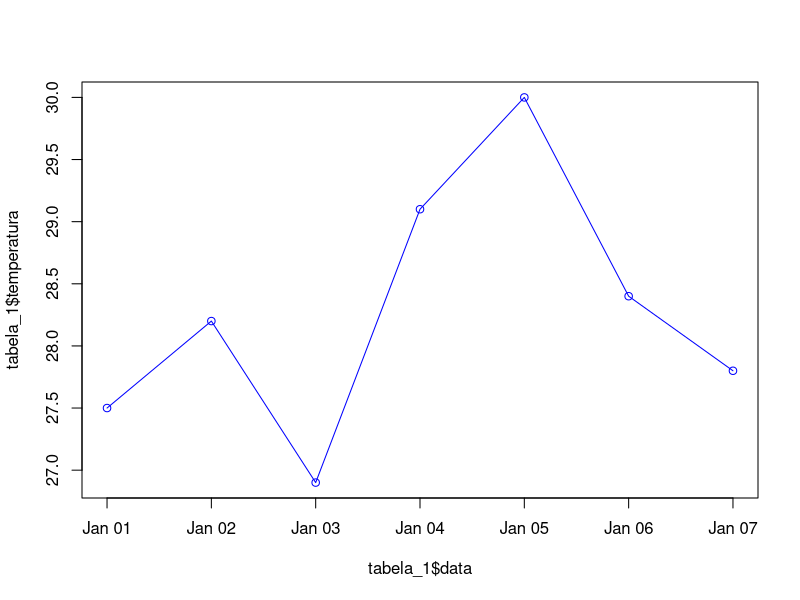

Recreate this plot in R.
## Código 03
## Autora: Izadora S. de Carvalho

# Criando tabela (Data frames)
tabela_1 <- data.frame(
  data = as.Date("2024-01-01") + 0:6,
  temperatura = c(27.5, 28.2, 26.9, 29.1,
                  30.0, 28.4, 27.8)
)

tabela_1

View(tabela_1)








tabela_2 <- data.frame(
  dia = 1:4,
  chuva = c(30, 40, 32, 5))

View(tabela_2)

#Gerando gráfico.

plot(tabela_1$data, 
     tabela_1$temperatura, type= "o", col ="blue")





